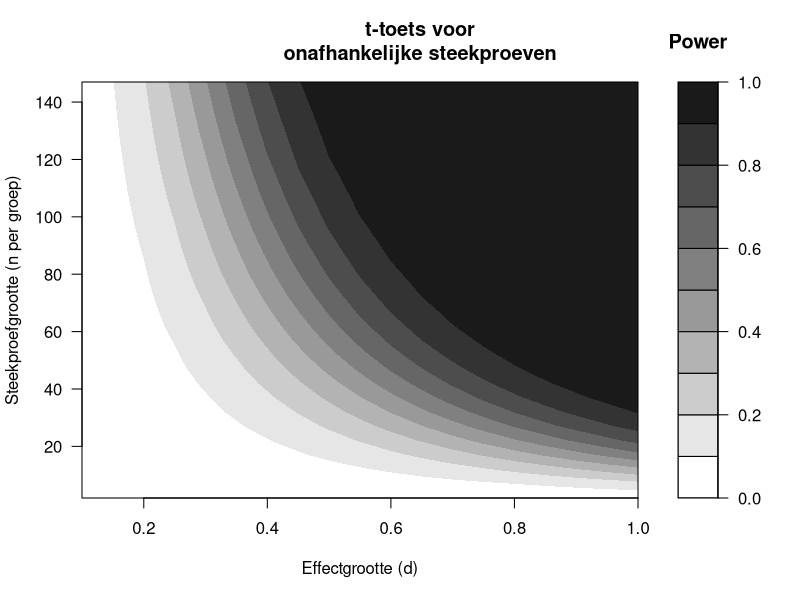
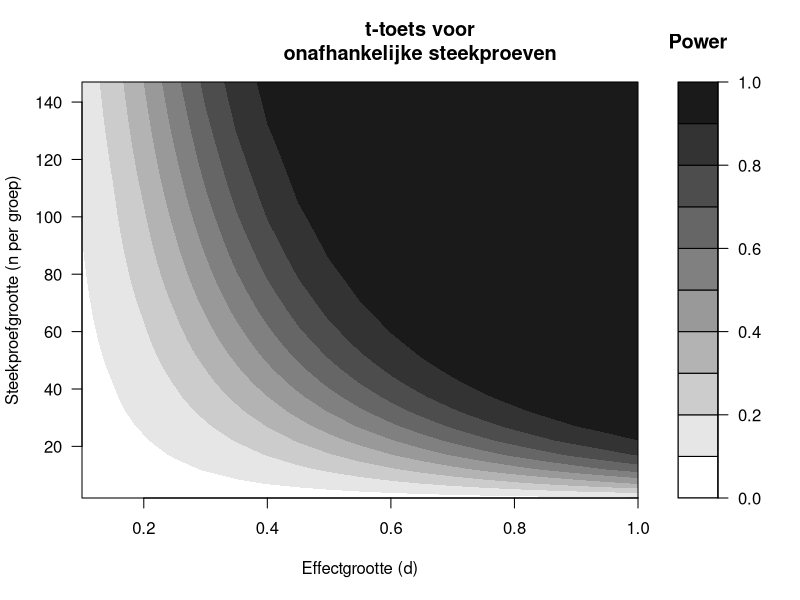

Generate these figures, in order, with R:
## ---- chunk 1
# adapted from plot.powercontours.2050705.R
# HQ 20150705
alpha <- .01
x1 <- seq(0.1,1.0,by=.05) # effect size d
x2 <- seq(2,150,by=5) # sample size N
zz <- matrix(NA, nrow=length(x1),ncol=length(x2))
rownames(zz) <- x1
colnames(zz) <- x2
for (i in x1) { 
  for (j in x2) zz[as.character(i),as.character(j)] <- power.t.test( d=i, n=j, sig=alpha, 
                                                                     type="two", alt="two" )$power 
  }
filled.contour( x1, x2, zz, levels=c(0:10)/10, 
                col=gray(c(10:0)/10), key.title = title(main = "Power"), 
                xlab="Effectgrootte (d)", ylab="Steekproefgrootte (n per groep)" )
title( main="t-toets voor\nonafhankelijke steekproeven", line=1.1 )
## ---- chunk 2
# adapted from plot.powercontours.2050705.R
# HQ 20150705
alpha <- .05
x1 <- seq(0.1,1.0,by=.05) # effect size d
x2 <- seq(2,150,by=5) # sample size N
zz <- matrix(NA, nrow=length(x1),ncol=length(x2))
rownames(zz) <- x1
colnames(zz) <- x2
for (i in x1) { 
  for (j in x2) zz[as.character(i),as.character(j)] <- power.t.test( d=i, n=j, sig=alpha, 
                                                                     type="two", alt="two" )$power 
  }
filled.contour( x1, x2, zz, levels=c(0:10)/10, 
                col=gray(c(10:0)/10), key.title = title(main = "Power"), 
                xlab="Effectgrootte (d)", ylab="Steekproefgrootte (n per groep)" )
title( main="t-toets voor\nonafhankelijke steekproeven", line=1.1 )
